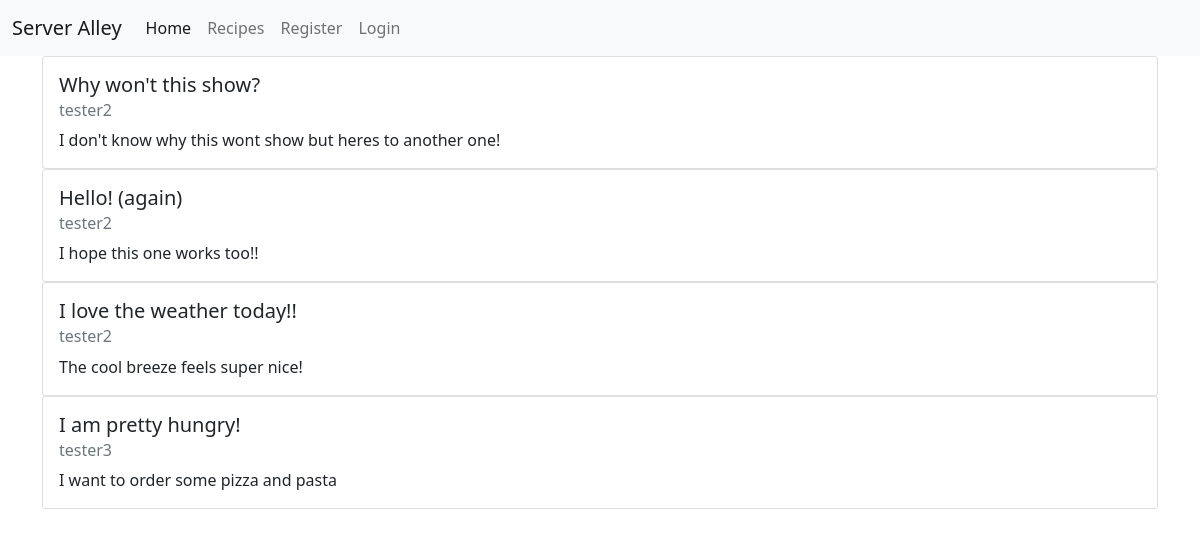
/blog, run on an earlier commit of the app's database.
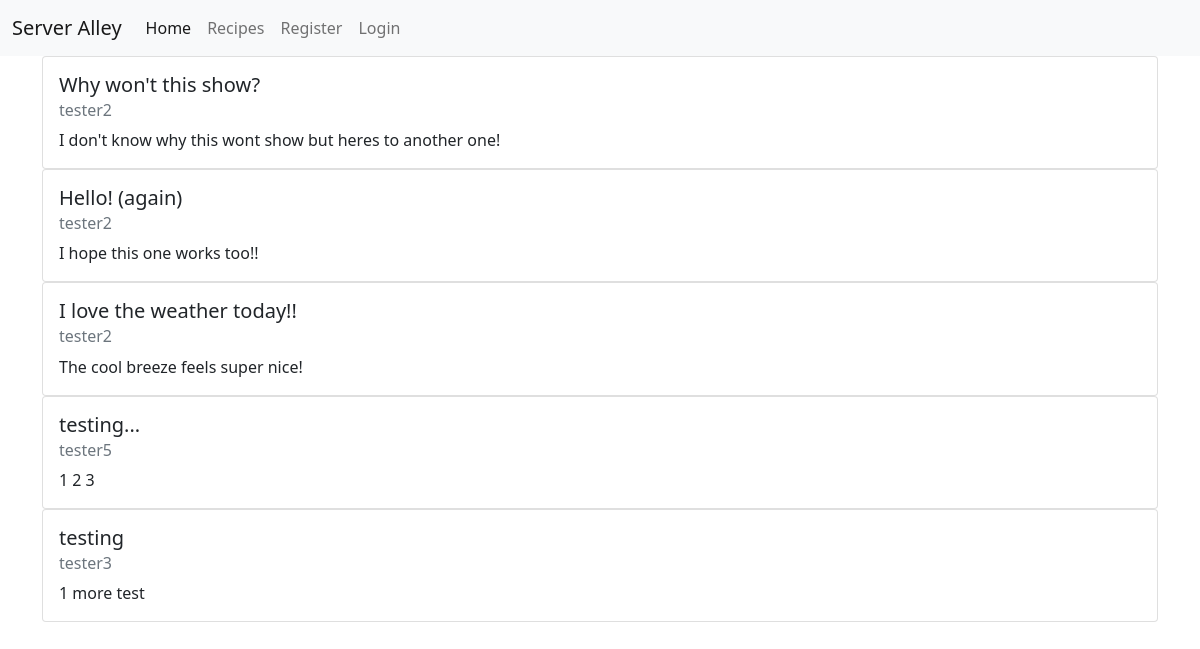
And on a later commit of the database.
### app/models.py (models this page shows, shortened)
class Post( db.Model):
     id= db.Column(db.Integer, primary_key=True)
     title = db.Column(db.String(100), nullable= False)
     body = db.Column(db.String(1000), nullable= False)
     date_created= db.Column(db.DateTime, nullable= False, default=datetime.utcnow)
     user_id= db.Column (db.Integer,db.ForeignKey('user.id'), nullable=False)
     def get_user(self):
         return User.query.filter_by(id=self.user_id).first().username

class User(db.Model, UserMixin):
    id= db.Column(db.Integer, primary_key=True)
    username= db.Column(db.String(20), unique=True, nullable=False)
    email= db.Column(db.String(50),unique=True, nullable=False)
    password= db.Column(db.String(256), nullable=False)
    date_created= db.Column(db.DateTime, nullable= False, default=datetime.utcnow)
    posts=db.relationship('Post', backref='user')

### app/routes.py (the view)
@app.route('/blog')
def blog():
    posts= Post.query.all()
    return render_template('blog.html', posts = posts)

### app/templates/blog.html (shortened to what this page needs)
{% extends 'base.html' %}
{% block content %}
    {% for post in posts %}
    <div class="card">
        <div class="card-body">
          <h5 class="card-title">{{ post.title}}</h5>
          <h6 class="card-subtitle mb-2 text-muted">{{ post.get_user()}}</h6>
          <p class="card-text">{{ post.body}}</p>
        </div>
      </div>
      {% endfor %}
{% endblock %}

### app/templates/base.html (shortened to what this page needs)
<!DOCTYPE html>
<html lang="en">
<head>
<link rel="stylesheet" href="https://cdnjs.cloudflare.com/ajax/libs/twitter-bootstrap/5.1.0/css/bootstrap.min.css">
<link rel="stylesheet" href="https://cdnjs.cloudflare.com/ajax/libs/font-awesome/5.15.4/css/all.min.css">
</head>
{% include 'navbar.html' %}
<body>
    <div class="container">
        {% block content %}
        {% endblock %}
    </div>
</body>
</html>

### app/templates/navbar.html (shortened to what this page needs)
<nav class="navbar navbar-expand-lg navbar-light bg-light">
    <div class="container-fluid">
        <a class="navbar-brand" href="{{ url_for('index')}}">Server Alley</a>
            <div class="collapse navbar-collapse" id="navbarNav">
                <ul class="navbar-nav">
                     <li class="nav-item">
                     <a class="nav-link active" aria-current="page" href="{{url_for('index')}}">Home</a>
                     </li>
                     {% if current_user.is_anonymous %}
                     <li class="nav-item">
                     <a class="nav-link" href="/">Recipes</a>
                     </li>
                     <li class="nav-item">
                        <a class="nav-link"href="{{url_for('register')}}">Register</a>
                    </li>
                    <li class="nav-item">
                       <a class="nav-link"href="{{url_for('login')}}">Login</a>
                   </li>
                     {% endif %}
                 </ul>
            </div>
        </div>
  </nav>

What changed in the data, as far as the page shows it:
removed Post: title "I am pretty hungry!", get_user "tester3", body "I want to order some pizza and pasta"
added Post: title "testing...", get_user "tester5", body "1 2 3"
added Post: title "testing", get_user "tester3", body "1 more test"
